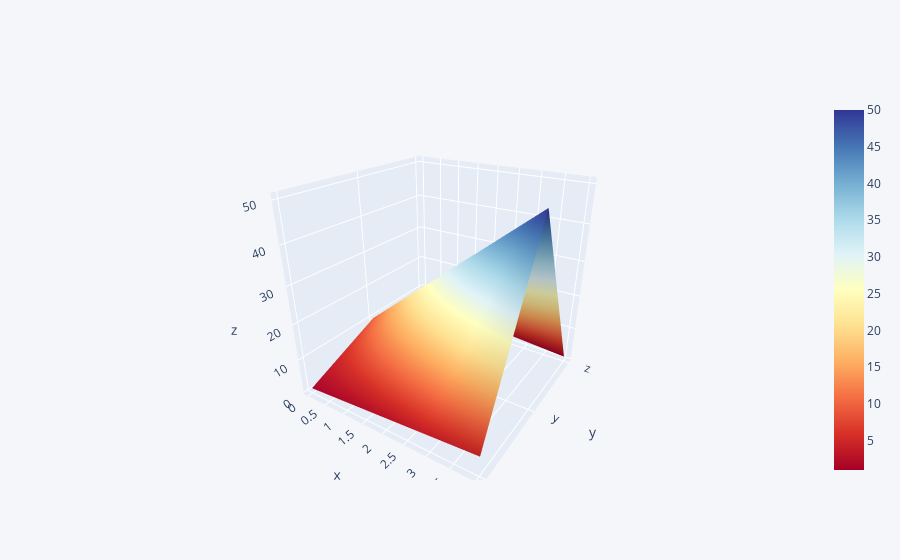

Here is the notebook cell this chart was saved with:
### Code cell
df3.iplot(kind='surface', colorscale='rdylbu')

### Figure 1 — Plotly figure (JSON) as saved in the notebook; plotly's stock layout.template omitted (floating-point values rounded to 4 significant figures)
{"data": [{"colorscale": [[0, "rgb(165,0,38)"], [0.1, "rgb(215,48,39)"], [0.2, "rgb(244,109,67)"], [0.3, "rgb(253,174,97)"], [0.4, "rgb(254,224,144)"], [0.5, "rgb(255,255,191)"], [0.6, "rgb(224,243,248)"], [0.7, "rgb(171,217,233)"], [0.8, "rgb(116,173,209)"], [0.9, "rgb(69,117,180)"], [1, "rgb(49,54,149)"]], "type": "surface", "x": [0, 1, 2, 3, 4], "y": ["x", "y", "z"], "z": [[1, 2, 3, 4, 5], [10, 20, 30, 40, 50], [5, 4, 3, 2, 1]]}], "layout": {"autosize": true, "legend": {"bgcolor": "#F5F6F9", "font": {"color": "#4D5663"}}, "paper_bgcolor": "#F5F6F9", "plot_bgcolor": "#F5F6F9", "scene": {"aspectmode": "auto", "aspectratio": {"x": 1, "y": 1, "z": 1}, "camera": {"center": {"x": 0, "y": 0, "z": 0}, "eye": {"x": 1.069, "y": -1.635, "z": 0.9511}, "projection": {"type": "perspective"}, "up": {"x": 0, "y": 0, "z": 1}}}, "title": {"font": {"color": "#4D5663"}}, "xaxis": {"gridcolor": "#E1E5ED", "showgrid": true, "tickfont": {"color": "#4D5663"}, "title": {"font": {"color": "#4D5663"}, "text": ""}, "zerolinecolor": "#E1E5ED"}, "yaxis": {"gridcolor": "#E1E5ED", "showgrid": true, "tickfont": {"color": "#4D5663"}, "title": {"font": {"color": "#4D5663"}, "text": ""}, "zerolinecolor": "#E1E5ED"}}}
